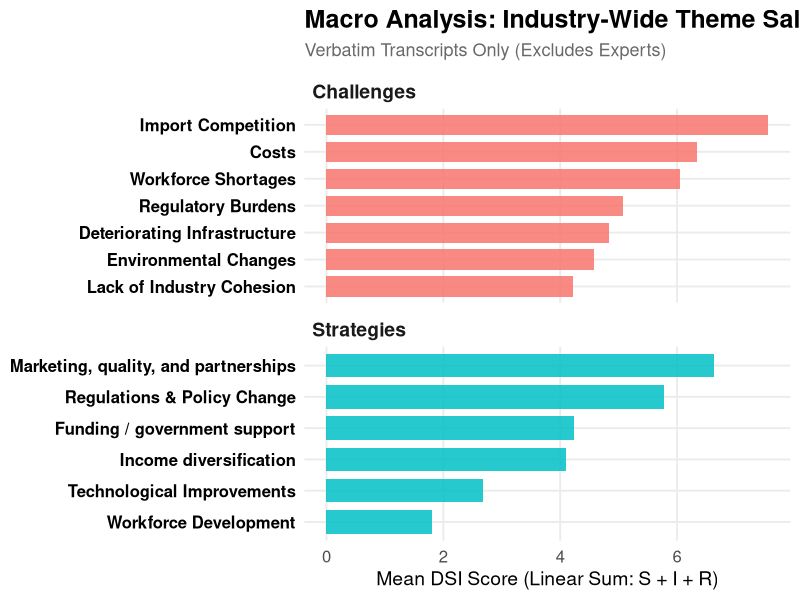
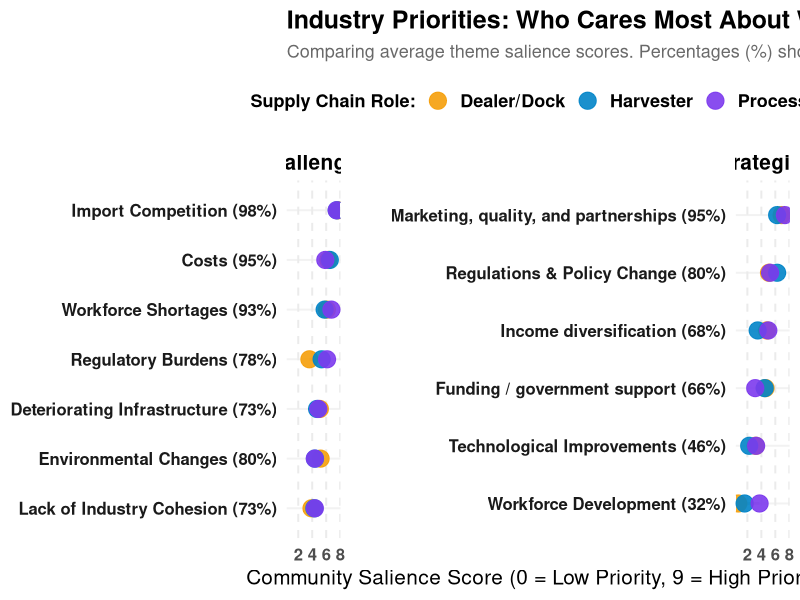
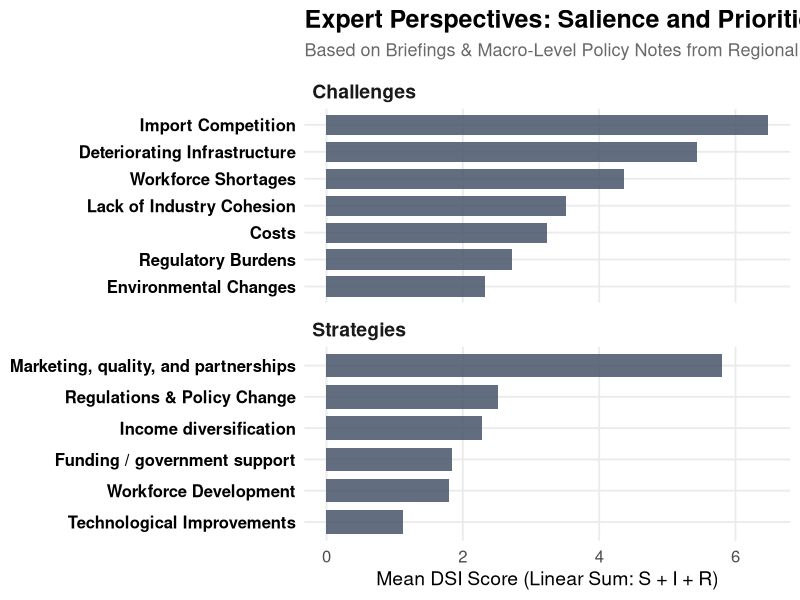
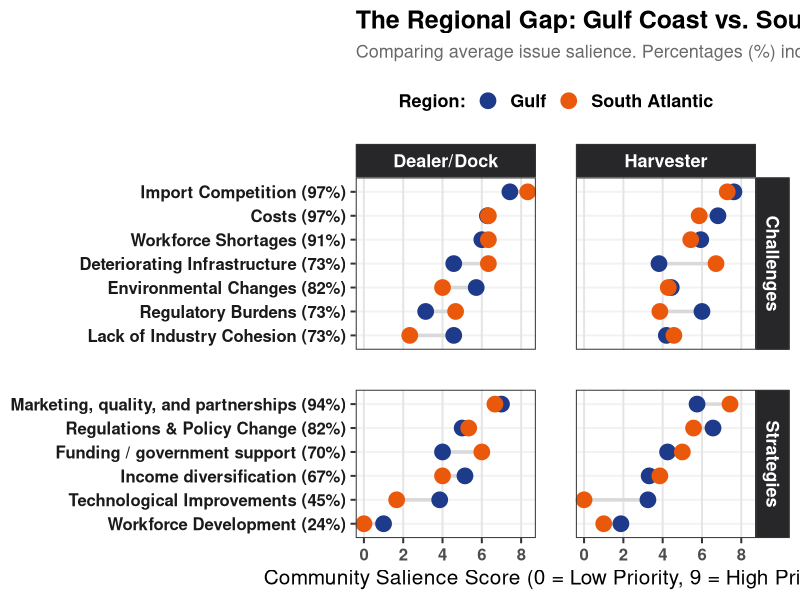

Here is the R script that generated these plots, in order:
# ==============================================================================
# SHRIMP INDUSTRY SALIENCE ANALYSIS SCRIPT
# Metrics: DSI = Linear Sum (S + I + R) & Prevalence (% of documents present)
# ==============================================================================

# 1. LOAD PACKAGES & DATA
library(tidyverse)

# Load data (adjust file path as necessary)
df_raw <- read.csv("data/Salience scores for all interviews2.csv", encoding = "latin1")

# Clean up column spaces and add Macro-Region classifications
df_clean <- df_raw %>%
  select(Document_ID, Document_Type, Cohort, State, Theme_Category, Parent_Code, S, I, R, DSI) %>%
  mutate(
    # Clean leading/trailing spaces from text columns
    Parent_Code = trimws(Parent_Code),
    Cohort = trimws(Cohort),
    Document_Type = trimws(Document_Type),
    State = trimws(State),
    Theme_Category = trimws(Theme_Category),
    # Ensure scores are numeric
    S = as.numeric(S),
    I = as.numeric(I),
    R = as.numeric(R),
    DSI = as.numeric(DSI),
    # Map Macro-Regions
    Macro_Region = case_when(
      State %in% c("AL", "FL", "LA", "MS", "TX") ~ "Gulf",
      State %in% c("GA", "NC", "SC") ~ "South Atlantic",
      TRUE ~ "Unknown"
    )
  )

# ==============================================================================
# PHASE 1: MACRO ANALYSIS (Supply Chain Transcripts Only, No Experts)
# ==============================================================================
cat("\n--- RUNNING PHASE 1: MACRO ANALYSIS ---\n")

macro_data <- df_clean %>%
  filter(Document_Type == "Transcript" & Cohort != "Expert") %>%
  group_by(Theme_Category, Parent_Code) %>%
  summarize(
    Mean_DSI = mean(DSI, na.rm = TRUE),
    Prevalence_Pct = mean(DSI > 0, na.rm = TRUE) * 100,
    .groups = "drop"
  ) %>%
  arrange(Theme_Category, desc(Mean_DSI))

print(macro_data)

# Visualization: Macro Trends
p1 <- ggplot(macro_data, aes(x = reorder(Parent_Code, Mean_DSI), y = Mean_DSI, fill = Theme_Category)) +
  geom_bar(stat = "identity", alpha = 0.85, width = 0.75) +
  coord_flip() +
  facet_wrap(~Theme_Category, scales = "free_y", ncol = 1) +
  labs(
    title = "Macro Analysis: Industry-Wide Theme Salience",
    subtitle = "Verbatim Transcripts Only (Excludes Experts)",
    x = NULL,
    y = "Mean DSI Score (Linear Sum: S + I + R)"
  ) +
  theme_minimal(base_size = 14) + # Scaled up base size
  theme(
    legend.position = "none",
    plot.title = element_text(face = "bold", size = 18),
    plot.subtitle = element_text(color = "dimgray", size = 13, margin = margin(b = 10)),
    axis.text.y = element_text(face = "bold", color = "black", size = 12), # Prominent labels
    axis.text.x = element_text(size = 12),
    strip.text = element_text(face = "bold", size = 14, hjust = 0),
    panel.grid.minor = element_blank()
  )

ggsave("plots/01_macro_industry_trends.png", plot = p1, width = 9, height = 8, dpi = 300)

# ==============================================================================
# PHASE 2: COHORT ANALYSIS (Supply Chain Transcripts Only)
# ==============================================================================
cat("\n--- RUNNING PHASE 2: COHORT ANALYSIS ---\n")

# Re-calculate cohort data but append global prevalence to the row labels
cohort_summary_with_prev <- df_clean %>%
  filter(Document_Type == "Transcript" & Cohort != "Expert") %>%
  # Group globally first to calculate prevalence percentages
  group_by(Parent_Code) %>%
  mutate(Global_Prev = round(mean(DSI > 0, na.rm = TRUE) * 100)) %>%
  ungroup() %>%
  # Create a clean label combining name and percentage
  mutate(Label_With_Prev = paste0(Parent_Code, " (", Global_Prev, "%)")) %>%
  # Now group by cohort for the final scores
  group_by(Cohort, Theme_Category, Label_With_Prev) %>%
  summarize(Mean_DSI = mean(DSI, na.rm = TRUE), .groups = "drop")

p2_updated <- ggplot(cohort_summary_with_prev, aes(x = Mean_DSI, y = reorder(Label_With_Prev, Mean_DSI))) +
  geom_line(aes(group = Label_With_Prev), color = "gray85", size = 1) +
  geom_point(aes(color = Cohort), size = 5.5, alpha = 0.9) + # Slightly larger dots to balance text
  facet_wrap(~Theme_Category, scales = "free_y", ncol = 2) +
  scale_color_manual(values = c("Harvester" = "#0284c7", "Processor" = "#7c3aed", "Dealer/Dock" = "#f59e0b")) +
  labs(
    title = "Industry Priorities: Who Cares Most About What?",
    subtitle = "Comparing average theme salience scores. Percentages (%) show how many stakeholders raised the topic.",
    x = "Community Salience Score (0 = Low Priority, 9 = High Priority)",
    y = NULL,
    color = "Supply Chain Role:"
  ) +
  theme_minimal(base_size = 15) + # Scaled up base size
  theme(
    plot.title = element_text(face = "bold", size = 18),
    plot.subtitle = element_text(color = "dimgray", size = 13, margin = margin(b = 12)),
    strip.text = element_text(face = "bold", size = 15, color = "black"),
    axis.text.y = element_text(face = "bold", color = "gray10", size = 12), # Bold y-axis labels
    axis.text.x = element_text(size = 12, face = "bold"),
    legend.position = "top",
    legend.text = element_text(face = "bold", size = 13),
    legend.title = element_text(face = "bold", size = 13),
    panel.grid.major.x = element_line(color = "gray92", linetype = "dashed"),
    panel.grid.major.y = element_line(color = "gray95"),
    panel.grid.minor = element_blank(),
    panel.spacing = unit(2.5, "lines")
  )

ggsave("plots/02_cohort_priority_track.png", plot = p2_updated, width = 13, height = 7, dpi = 300)

# ==============================================================================
# PHASE 3: EXPERT CONCERNS AND IDEAS (Expert Notes Only)
# ==============================================================================
cat("\n--- RUNNING PHASE 3: EXPERT ANALYSIS ---\n")

expert_data <- df_clean %>%
  filter(Cohort == "Expert") %>%
  group_by(Theme_Category, Parent_Code) %>%
  summarize(
    Mean_DSI = mean(DSI, na.rm = TRUE),
    Prevalence_Pct = mean(DSI > 0, na.rm = TRUE) * 100,
    .groups = "drop"
  ) %>%
  arrange(Theme_Category, desc(Mean_DSI))

print(expert_data)

# Visualization: Expert Profile
p3 <- ggplot(expert_data, aes(x = reorder(Parent_Code, Mean_DSI), y = Mean_DSI, fill = Theme_Category)) +
  geom_bar(stat = "identity", fill = "#475569", alpha = 0.85, width = 0.75) +
  coord_flip() +
  facet_wrap(~Theme_Category, scales = "free_y", ncol = 1) +
  labs(
    title = "Expert Perspectives: Salience and Priorities",
    subtitle = "Based on Briefings & Macro-Level Policy Notes from Regional Experts",
    x = NULL,
    y = "Mean DSI Score (Linear Sum: S + I + R)"
  ) +
  theme_minimal(base_size = 14) +
  theme(
    legend.position = "none",
    plot.title = element_text(face = "bold", size = 18),
    plot.subtitle = element_text(color = "dimgray", size = 13, margin = margin(b = 10)),
    axis.text.y = element_text(face = "bold", color = "black", size = 12),
    axis.text.x = element_text(size = 12),
    strip.text = element_text(face = "bold", size = 14, hjust = 0),
    panel.grid.minor = element_blank()
  )

ggsave("plots/03_expert_priorities_profile.png", plot = p3, width = 9, height = 8, dpi = 300)

# ==============================================================================
# PHASE 4: REGIONAL TRENDS BY COHORT (Gulf vs. South Atlantic)
# ==============================================================================
cat("\n--- RUNNING PHASE 4: REGIONAL TRENDS BY COHORT ---\n")

# ==============================================================================
# PLOT 4: REGIONAL TRENDS DUMBBELL PLOT (Harvesters & Docks, No Processors)
# Incorporates clear prevalence rates directly into public-facing labels.
# ==============================================================================

# 1. Calculate global theme prevalence to ensure unique strings per row
regional_summary_with_prev <- df_clean %>%
  filter(Document_Type == "Transcript" & !Cohort %in% c("Expert", "Processor")) %>%
  # Group globally by theme to get one universal percentage per row
  group_by(Parent_Code) %>%
  mutate(Global_Prev = round(mean(DSI > 0, na.rm = TRUE) * 100)) %>%
  ungroup() %>%
  # Combine name and percentage into a single static string
  mutate(Label_With_Prev = paste0(Parent_Code, " (", Global_Prev, "%)")) %>%
  # Group by cohort and region for the final dumbbell points
  group_by(Cohort, Theme_Category, Macro_Region, Label_With_Prev) %>%
  summarize(Mean_DSI = mean(DSI, na.rm = TRUE), .groups = "drop")

# 2. Generate the single-row dumbbell matrix
p4_updated <- ggplot(regional_summary_with_prev) +
  geom_line(aes(x = Mean_DSI, y = reorder(Label_With_Prev, Mean_DSI), group = Label_With_Prev), 
            color = "gray85", size = 1.2) +
  geom_point(aes(x = Mean_DSI, y = Label_With_Prev, color = Macro_Region), size = 5) + # Larger dots
  facet_grid(Theme_Category ~ Cohort, scales = "free_y", space = "free_y") +
  scale_color_manual(values = c("Gulf" = "#1e3a8a", "South Atlantic" = "#ea580c")) +
  labs(
    title = "The Regional Gap: Gulf Coast vs. South Atlantic",
    subtitle = "Comparing average issue salience. Percentages (%) indicate industry-wide topic prevalence.",
    x = "Community Salience Score (0 = Low Priority, 9 = High Priority)",
    y = NULL,
    color = "Region:"
  ) +
  theme_bw(base_size = 15) + # Scaled up base size
  theme(
    plot.title = element_text(face = "bold", size = 18),
    plot.subtitle = element_text(color = "dimgray", size = 13, margin = margin(b = 12)),
    strip.text = element_text(face = "bold", size = 13, color = "white"),
    strip.background = element_rect(fill = "#27272a"),
    axis.text.y = element_text(face = "bold", color = "gray10", size = 12), # High readability theme tracking
    axis.text.x = element_text(size = 12, face = "bold"),
    legend.position = "top",
    legend.text = element_text(face = "bold", size = 13),
    legend.title = element_text(face = "bold", size = 13),
    panel.grid.major.y = element_line(color = "gray95"),
    panel.grid.major.x = element_line(color = "gray90"),
    panel.grid.minor = element_blank(),
    panel.spacing = unit(2, "lines")
  )

ggsave("plots/04_regional_gap_matrix.png", plot = p4_updated, width = 13, height = 8, dpi = 300)

# ==============================================================================
# END OF SCRIPT 
# ==============================================================================
